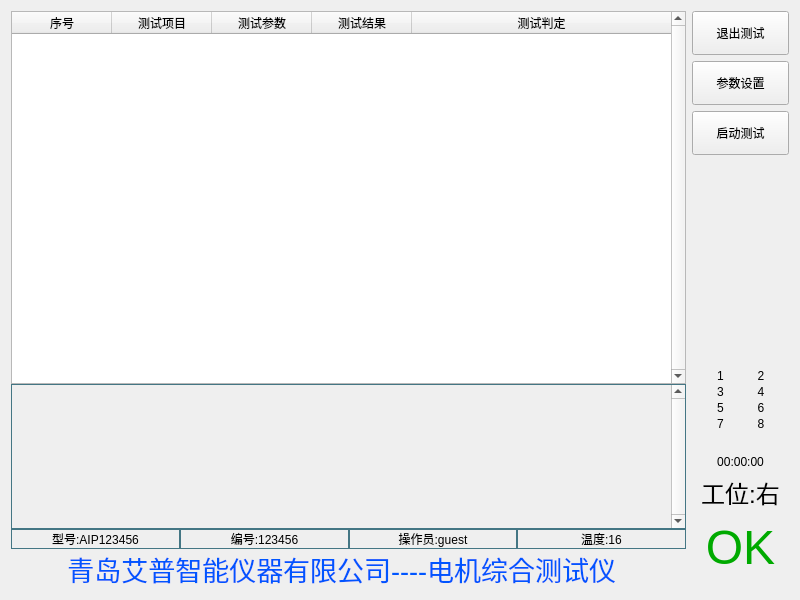
<?xml version="1.0" encoding="UTF-8"?>
<ui version="4.0">
 <class>CTestControl</class>
 <widget class="QWidget" name="CTestControl">
  <property name="geometry">
   <rect>
    <x>0</x>
    <y>0</y>
    <width>800</width>
    <height>600</height>
   </rect>
  </property>
  <property name="windowTitle">
   <string>Form</string>
  </property>
  <layout class="QHBoxLayout" name="horizontalLayout">
   <item>
    <widget class="QWidget" name="widgetTest" native="true">
     <layout class="QVBoxLayout" name="verticalLayout">
      <property name="spacing">
       <number>0</number>
      </property>
      <property name="margin">
       <number>0</number>
      </property>
      <item>
       <widget class="QTableWidget" name="tableWidgetTest">
        <property name="focusPolicy">
         <enum>Qt::NoFocus</enum>
        </property>
        <property name="verticalScrollBarPolicy">
         <enum>Qt::ScrollBarAlwaysOn</enum>
        </property>
        <property name="horizontalScrollBarPolicy">
         <enum>Qt::ScrollBarAlwaysOff</enum>
        </property>
        <property name="editTriggers">
         <set>QAbstractItemView::NoEditTriggers</set>
        </property>
        <property name="selectionMode">
         <enum>QAbstractItemView::SingleSelection</enum>
        </property>
        <property name="selectionBehavior">
         <enum>QAbstractItemView::SelectRows</enum>
        </property>
        <property name="rowCount">
         <number>0</number>
        </property>
        <property name="columnCount">
         <number>5</number>
        </property>
        <attribute name="horizontalHeaderHighlightSections">
         <bool>false</bool>
        </attribute>
        <attribute name="horizontalHeaderStretchLastSection">
         <bool>true</bool>
        </attribute>
        <attribute name="verticalHeaderVisible">
         <bool>false</bool>
        </attribute>
        <attribute name="verticalHeaderHighlightSections">
         <bool>false</bool>
        </attribute>
        <column>
         <property name="text">
          <string>序号</string>
         </property>
        </column>
        <column>
         <property name="text">
          <string>测试项目</string>
         </property>
        </column>
        <column>
         <property name="text">
          <string>测试参数</string>
         </property>
        </column>
        <column>
         <property name="text">
          <string>测试结果</string>
         </property>
        </column>
        <column>
         <property name="text">
          <string>测试判定</string>
         </property>
        </column>
       </widget>
      </item>
      <item>
       <widget class="MyScrollArea" name="scrollArea">
        <property name="maximumSize">
         <size>
          <width>16777215</width>
          <height>145</height>
         </size>
        </property>
        <property name="styleSheet">
         <string notr="true">QScrollArea{
border: 1px solid #447684;
}</string>
        </property>
        <property name="verticalScrollBarPolicy">
         <enum>Qt::ScrollBarAlwaysOn</enum>
        </property>
        <property name="horizontalScrollBarPolicy">
         <enum>Qt::ScrollBarAlwaysOff</enum>
        </property>
        <property name="widgetResizable">
         <bool>true</bool>
        </property>
        <widget class="QWidget" name="scrollWidget">
         <property name="geometry">
          <rect>
           <x>0</x>
           <y>0</y>
           <width>663</width>
           <height>143</height>
          </rect>
         </property>
         <property name="sizePolicy">
          <sizepolicy hsizetype="Preferred" vsizetype="Expanding">
           <horstretch>0</horstretch>
           <verstretch>0</verstretch>
          </sizepolicy>
         </property>
         <layout class="QVBoxLayout" name="verticalLayout_3">
          <property name="margin">
           <number>0</number>
          </property>
          <item>
           <widget class="QWidget" name="widget" native="true">
            <layout class="QVBoxLayout" name="verticalLayout_5">
             <item>
              <layout class="QGridLayout" name="gridLayout"/>
             </item>
            </layout>
           </widget>
          </item>
         </layout>
        </widget>
       </widget>
      </item>
      <item>
       <widget class="QWidget" name="widgetOther" native="true">
        <property name="minimumSize">
         <size>
          <width>0</width>
          <height>20</height>
         </size>
        </property>
        <property name="styleSheet">
         <string notr="true">QLabel{
border: 1px solid #447684;
}</string>
        </property>
        <layout class="QHBoxLayout" name="horizontalLayout_4">
         <property name="spacing">
          <number>0</number>
         </property>
         <property name="margin">
          <number>0</number>
         </property>
         <item>
          <widget class="QLabel" name="labelType">
           <property name="text">
            <string>型号:AIP123456</string>
           </property>
           <property name="alignment">
            <set>Qt::AlignCenter</set>
           </property>
          </widget>
         </item>
         <item>
          <widget class="QLabel" name="labelNumber">
           <property name="text">
            <string>编号:123456</string>
           </property>
           <property name="alignment">
            <set>Qt::AlignCenter</set>
           </property>
          </widget>
         </item>
         <item>
          <widget class="QLabel" name="labelClient">
           <property name="text">
            <string>操作员:guest</string>
           </property>
           <property name="alignment">
            <set>Qt::AlignCenter</set>
           </property>
          </widget>
         </item>
         <item>
          <widget class="QLabel" name="labelTemp">
           <property name="text">
            <string>温度:16</string>
           </property>
           <property name="alignment">
            <set>Qt::AlignCenter</set>
           </property>
          </widget>
         </item>
        </layout>
       </widget>
      </item>
      <item>
       <widget class="QWidget" name="widget_2" native="true">
        <layout class="QHBoxLayout" name="horizontalLayout_5">
         <property name="spacing">
          <number>0</number>
         </property>
         <property name="margin">
          <number>0</number>
         </property>
         <item>
          <widget class="QLabel" name="label_17">
           <property name="text">
            <string>&lt;html&gt;&lt;head/&gt;&lt;body&gt;&lt;p&gt;&lt;span style=&quot; font-size:20pt; color:#0055ff;&quot;&gt;青岛艾普智能仪器有限公司----电机综合测试仪&lt;/span&gt;&lt;/p&gt;&lt;/body&gt;&lt;/html&gt;</string>
           </property>
           <property name="alignment">
            <set>Qt::AlignRight|Qt::AlignTrailing|Qt::AlignVCenter</set>
           </property>
          </widget>
         </item>
         <item>
          <widget class="QLabel" name="label">
           <property name="maximumSize">
            <size>
             <width>70</width>
             <height>16777215</height>
            </size>
           </property>
           <property name="text">
            <string/>
           </property>
          </widget>
         </item>
        </layout>
       </widget>
      </item>
     </layout>
    </widget>
   </item>
   <item>
    <widget class="QWidget" name="widgetBtn" native="true">
     <layout class="QVBoxLayout" name="verticalLayout_4">
      <property name="margin">
       <number>0</number>
      </property>
      <item>
       <widget class="QPushButton" name="pushButtonExit">
        <property name="minimumSize">
         <size>
          <width>95</width>
          <height>44</height>
         </size>
        </property>
        <property name="text">
         <string>退出测试</string>
        </property>
       </widget>
      </item>
      <item>
       <widget class="QPushButton" name="pushButtonConf">
        <property name="minimumSize">
         <size>
          <width>97</width>
          <height>44</height>
         </size>
        </property>
        <property name="text">
         <string>参数设置</string>
        </property>
       </widget>
      </item>
      <item>
       <widget class="QPushButton" name="pushButtonStart">
        <property name="minimumSize">
         <size>
          <width>95</width>
          <height>44</height>
         </size>
        </property>
        <property name="text">
         <string>启动测试</string>
        </property>
       </widget>
      </item>
      <item>
       <spacer name="verticalSpacer">
        <property name="orientation">
         <enum>Qt::Vertical</enum>
        </property>
        <property name="sizeHint" stdset="0">
         <size>
          <width>20</width>
          <height>40</height>
         </size>
        </property>
       </spacer>
      </item>
      <item>
       <widget class="QWidget" name="widgetColor" native="true">
        <property name="maximumSize">
         <size>
          <width>16777215</width>
          <height>110</height>
         </size>
        </property>
        <layout class="QGridLayout" name="gridLayout_2">
         <property name="spacing">
          <number>2</number>
         </property>
         <item row="2" column="1">
          <widget class="QLabel" name="labelColor6">
           <property name="text">
            <string>6</string>
           </property>
           <property name="alignment">
            <set>Qt::AlignCenter</set>
           </property>
          </widget>
         </item>
         <item row="0" column="0">
          <widget class="QLabel" name="labelColor1">
           <property name="text">
            <string>1</string>
           </property>
           <property name="alignment">
            <set>Qt::AlignCenter</set>
           </property>
          </widget>
         </item>
         <item row="2" column="0">
          <widget class="QLabel" name="labelColor5">
           <property name="text">
            <string>5</string>
           </property>
           <property name="alignment">
            <set>Qt::AlignCenter</set>
           </property>
          </widget>
         </item>
         <item row="1" column="1">
          <widget class="QLabel" name="labelColor4">
           <property name="text">
            <string>4</string>
           </property>
           <property name="alignment">
            <set>Qt::AlignCenter</set>
           </property>
          </widget>
         </item>
         <item row="3" column="1">
          <widget class="QLabel" name="labelColor8">
           <property name="text">
            <string>8</string>
           </property>
           <property name="alignment">
            <set>Qt::AlignCenter</set>
           </property>
          </widget>
         </item>
         <item row="0" column="1">
          <widget class="QLabel" name="labelColor2">
           <property name="text">
            <string>2</string>
           </property>
           <property name="alignment">
            <set>Qt::AlignCenter</set>
           </property>
          </widget>
         </item>
         <item row="1" column="0">
          <widget class="QLabel" name="labelColor3">
           <property name="text">
            <string>3</string>
           </property>
           <property name="alignment">
            <set>Qt::AlignCenter</set>
           </property>
          </widget>
         </item>
         <item row="3" column="0">
          <widget class="QLabel" name="labelColor7">
           <property name="text">
            <string>7</string>
           </property>
           <property name="alignment">
            <set>Qt::AlignCenter</set>
           </property>
          </widget>
         </item>
        </layout>
       </widget>
      </item>
      <item>
       <widget class="QWidget" name="widgetResult" native="true">
        <layout class="QVBoxLayout" name="verticalLayout_2">
         <item>
          <widget class="QLabel" name="labelTime">
           <property name="text">
            <string>00:00:00</string>
           </property>
           <property name="alignment">
            <set>Qt::AlignCenter</set>
           </property>
          </widget>
         </item>
         <item>
          <widget class="QLabel" name="label_13">
           <property name="text">
            <string>&lt;html&gt;&lt;head/&gt;&lt;body&gt;&lt;p&gt;&lt;span style=&quot; font-size:18pt;&quot;&gt;工位:右&lt;/span&gt;&lt;/p&gt;&lt;/body&gt;&lt;/html&gt;</string>
           </property>
           <property name="alignment">
            <set>Qt::AlignCenter</set>
           </property>
          </widget>
         </item>
         <item>
          <widget class="QLabel" name="label_16">
           <property name="minimumSize">
            <size>
             <width>0</width>
             <height>64</height>
            </size>
           </property>
           <property name="text">
            <string>&lt;html&gt;&lt;head/&gt;&lt;body&gt;&lt;p&gt;&lt;span style=&quot; font-size:36pt; color:#00aa00;&quot;&gt;OK&lt;/span&gt;&lt;/p&gt;&lt;/body&gt;&lt;/html&gt;</string>
           </property>
           <property name="alignment">
            <set>Qt::AlignCenter</set>
           </property>
          </widget>
         </item>
        </layout>
       </widget>
      </item>
     </layout>
    </widget>
   </item>
  </layout>
 </widget>
 <customwidgets>
  <customwidget>
   <class>MyScrollArea</class>
   <extends>QScrollArea</extends>
   <header location="global">MyScrollArea.h</header>
   <container>1</container>
  </customwidget>
 </customwidgets>
 <resources/>
 <connections/>
</ui>
